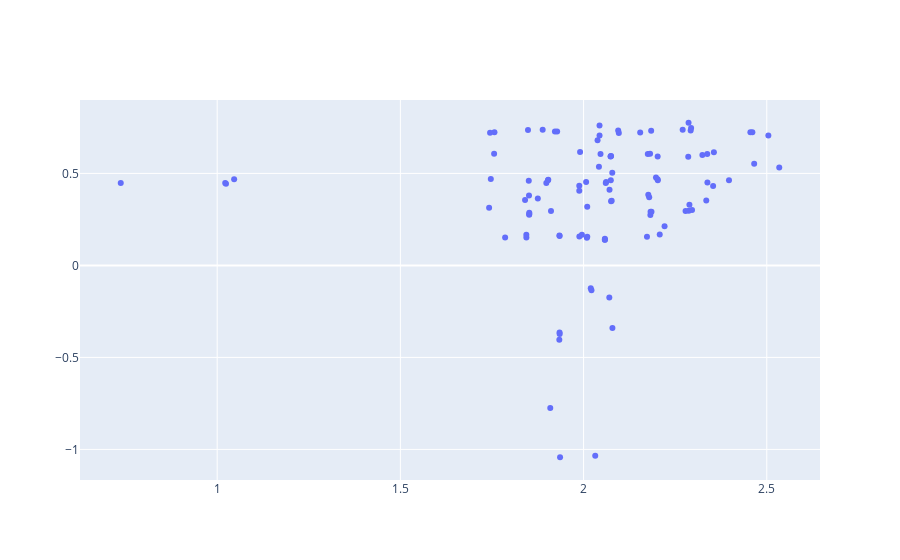

This figure's notebook cell:
### Markdown cell above
## Extracting optimized decision variables and objective values

### Code cell
individuals = evolver.population.individuals

fig1 = go.Figure(data=go.Scatter(x=individuals[:,0], y=individuals[:,1], mode="markers"))
fig1
